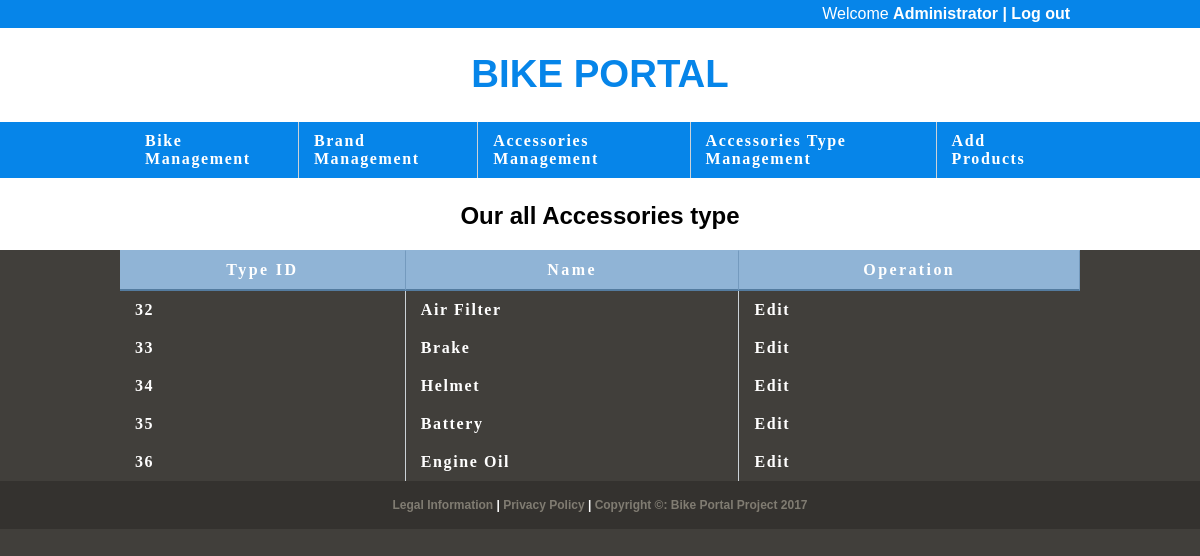
Screenshot of /admin/typeMgm.php (signed in) with the database file from the repository.
### tables this page shows
CREATE TABLE `parts_type` (
  `id` int(11) NOT NULL,
  `name` varchar(30) NOT NULL,
  `status` int(11) NOT NULL DEFAULT '0',
  `imgurl` varchar(100) DEFAULT NULL
);

### admin/include/db_bike.php (called while the page is built)
<?php
function getBikeFromDB($sql){
	$conn = mysqli_connect("localhost", "root", "","bike_portal");
	$result = mysqli_query($conn, $sql)or die(mysqli_error($conn));
	$arr=array();
	while($row = mysqli_fetch_assoc($result)) {
		$arr[]=$row;
	}
	return json_encode($arr);
	return $arr;
}
?>

### admin/typeMgm.php (the view, shortened to what this page needs)
<!DOCTYPE html>
<html>
	<head>
		<link rel="stylesheet" type="text/css" href="css/960_12_col.css"/>
		<link rel="stylesheet" type="text/css" href="css/index3.css"/>
	</head>
	<body>
	<?php
	if(!isset($_SESSION["pass"])){
	header("location: http://localhost/bike/adminLogin.php") ;
}
	else {
require("include/db_bike.php");
$ar=getBikeFromDB("select * from parts_type where status = '0' ");
$jsn=json_decode($ar,true);
?>
		<div class="header">
			<div class="container_12">
				<div class="nav grid_7">
					Welcome <b> Administrator |  <b>
					<a href="adminLogout.php">Log out</a>
				</div>
			</div>
		</div>
		<div class="top1">
			<div class="container_12">
				<div class="grid_12">
					<h1><b>BIKE PORTAL</b></h1>
				</div>
			</div>
		</div>
		<div class="header">
			<div class="container_12">
				<div class="grid_12">
					<table>
						<tr>
							<td><a href="adminPage.php">Bike Management</a></td>
							<td><a href="brandMgm.php">Brand Management</a></td>
							<td><a href="partsMgm.php">Accessories Management</a></td>
							<td><a href="typeMgm.php">Accessories Type Management</a></td>
							<td class="last"><a href="add.php">Add Products</a></td>
						</tr>
					</table>
				</div>
			</div>
		</div>
		<div class="top1">
			<div class="container_12">
				<div class="grid_12">
					<h2 class="tag"><b>Our all Accessories type</b></h2>
				</div>
			</div>
		</div>
		<div class="container_12">
			<table width="100%" border="0" cellspacing="0" cellpadding="0">
			<tr class="head">
				<th>Type ID</th>
				<th>Name</th>
				<th>Operation</th>
			</tr>
			<?php foreach($jsn as $v){ ?>
			<tr>
				<td><?php echo $v["id"];?></td>
				<td><?php echo $v["name"];?></td>
				<td class="last"><a href="editType.php?id=<?php echo $v["id"];?>">Edit</a></td>
			</tr>
		<?php } ?>
			</table>
		</div>
		<div class="footer clearfix">
			<div class="container_12">
				<p class="grid_12"><a href="#">Legal Information</a> | <a href="#">Privacy Policy</a> | <a href="#">Copyright &copy: Bike Portal Project 2017</a></p>
			</div>
		</div>
	</body>
</html>
<?php } ?>

### admin/css/960_12_col.css (style rules this page uses)
body { min-width: 960px; }
.container_12 { margin-left: auto; margin-right: auto; width: 960px; }
.grid_1, .grid_2, .grid_3, .grid_4, .grid_5, .grid_6, .grid_7, .grid_8, .grid_9, .grid_10, .grid_11, .grid_12 { display: inline; float: left; margin-left: 10px; margin-right: 10px; }
.container_12 .grid_7 { width: 540px; }
.container_12 .grid_12 { width: 940px; }
.clearfix:before, .clearfix:after, .container_12:before, .container_12:after { content: '.'; display: block; overflow: hidden; visibility: hidden; font-size: 0; line-height: 0; width: 0; height: 0; }
.clearfix:after, .container_12:after { clear: both; }
.clearfix, .container_12 { zoom: 1; }

### admin/css/index3.css (style rules this page uses)
body { color:#fff; background:#413f3b; font-family:georgia,"times new roman",times,serif; font-size:100%; margin:0px; text-align:center; }
a { color:#ffffff; text-decoration:none; }
.header { background:#0685E9; padding:0px 0px 0px 0px; float: left; margin-top:0px; width:100%; height:50%; z-index:50; position:static; }
.top1 { background:#ffffff; color: #0685E9; padding:0px 0px 0px 0px; float: left; margin-top:0px; width:100%; height:100%; position:static; }
.nav { float:right; font-family:quicksandbook,helvetica,arial,sans-serif; padding:5px 0px 5px 0px; text-align:right; }
h1,h2 { font-family:quicksandbook,helvetica,arial,sans-serif; font-weight:normal; }
h1 { font-size:240%; margin-top:24px; }
.tag { margin-top:24px; color:#000000; }
.footer { clear:both; padding:5px 10px; background:rgba(0,0,0,0.2); }
.footer p { font-family:helvetica,arial,sans-serif; font-size:75%; text-align:center; }
.footer a { color:#807c72; }
table { border-spacing:0px; }
th,td { padding:10px 15px 10px 15px; text-align:left; border-right:1px solid #cbd2d8; letter-spacing:0.1em; font-size:100%; margin:0px; border-spacing:0px; }
td.last { border-right:0px solid #ffffff; }
tr.head th { color:#fff; background-color:#90b4d6; border-bottom:2px solid #547ca0; border-top:1px solid #90b4d6; border-right:1px solid #749abe; text-align:center; text-shadow:-1pz -1px 1px #fff; letter-spacing:0.15em; }

### rows the page displays
parts_type: id "32", name "Air Filter"
parts_type: id "33", name "Brake"
parts_type: id "34", name "Helmet"
parts_type: id "35", name "Battery"
parts_type: id "36", name "Engine Oil"
